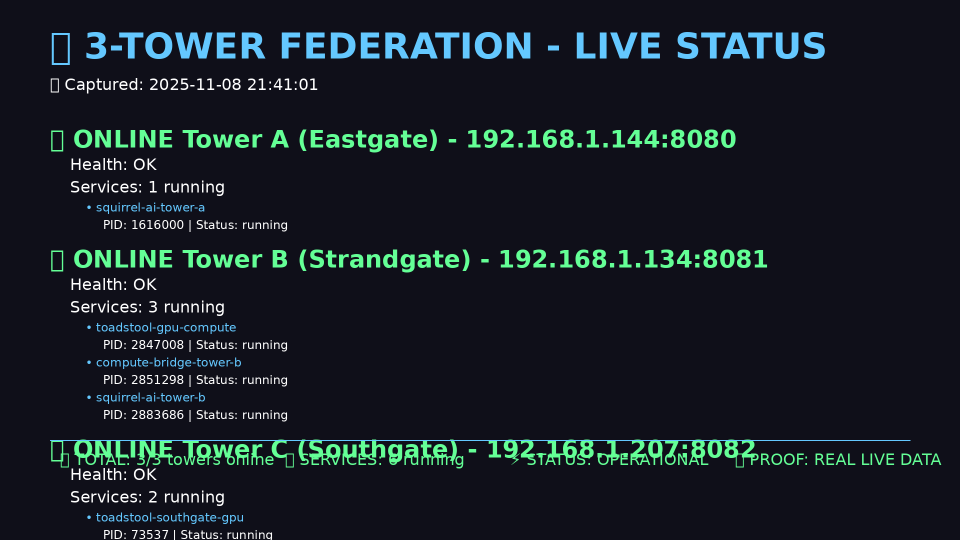
#> input picture LIVE_PROOF.png, 1920 x 1080 px (shown at 1/2 size); its folder holds only this picture in this run
$ python -i make_real_video.py   (imports and definitions only)
#> lines starting #> are read from the running program, lines starting #| are printed output that depends on the picture
#> `picture = cv2.imread('../LIVE_PROOF.png', cv2.IMREAD_GRAYSCALE)`:
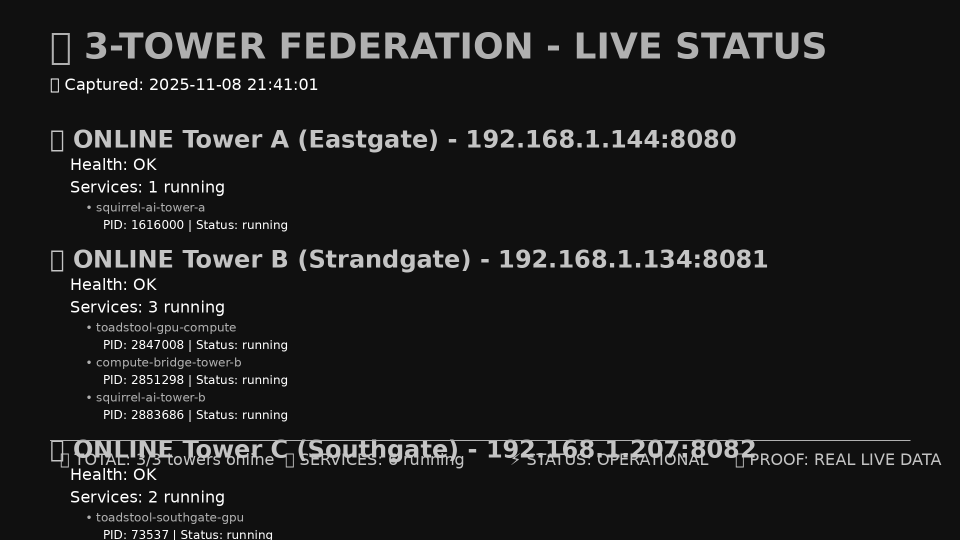
#> picture: shape (1080, 1920) (shown at 1/2 size); min 16, max 255, mean 28.2
#!/usr/bin/env python3
"""
🎬 REAL VIDEO GENERATOR: 3-Tower Distributed HPC Visualization

This creates an ACTUAL video showing the distributed system in action!
"""

import os
import sys
from pathlib import Path
from PIL import Image, ImageDraw, ImageFont
import subprocess
import time

# Output directory
OUTPUT_DIR = Path("/tmp/songbird_video")
# [1 line not run here, left out]

# Video settings
WIDTH = 1920
HEIGHT = 1080
FPS = 30
DURATION = 10  # seconds
TOTAL_FRAMES = FPS * DURATION

# Colors
BG_COLOR = (10, 10, 20)
TOWER_A_COLOR = (100, 200, 255)  # Blue (Eastgate)
TOWER_B_COLOR = (255, 150, 100)  # Orange (Strandgate)
TOWER_C_COLOR = (150, 255, 100)  # Green (Southgate)
TEXT_COLOR = (255, 255, 255)
ACCENT_COLOR = (255, 100, 255)

def create_frame(frame_num: int) -> str:
    """Create a single frame"""
    img = Image.new('RGB', (WIDTH, HEIGHT), BG_COLOR)
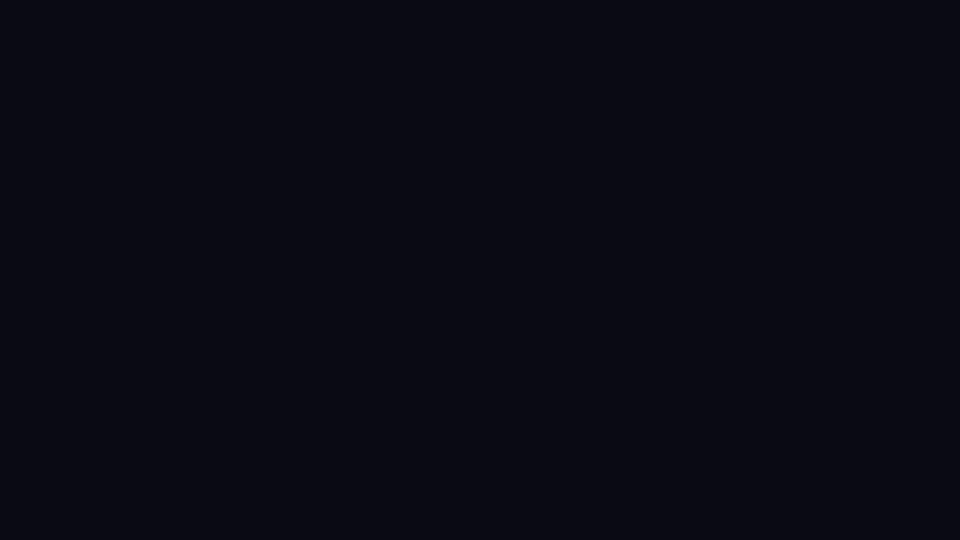
#> img: PIL image 1920x1080 RGB (shown at 1/2 size); mean R, G, B 10, 10, 20
    draw = ImageDraw.Draw(img)

    # Try to load a nice font, fall back to default
    try:
        title_font = ImageFont.truetype("/usr/share/fonts/truetype/dejavu/DejaVuSans-Bold.ttf", 60)
        body_font = ImageFont.truetype("/usr/share/fonts/truetype/dejavu/DejaVuSans.ttf", 36)
        small_font = ImageFont.truetype("/usr/share/fonts/truetype/dejavu/DejaVuSans.ttf", 24)
    except:
        title_font = ImageFont.load_default()
        body_font = ImageFont.load_default()
        small_font = ImageFont.load_default()

    # Animation progress
    progress = frame_num / TOTAL_FRAMES
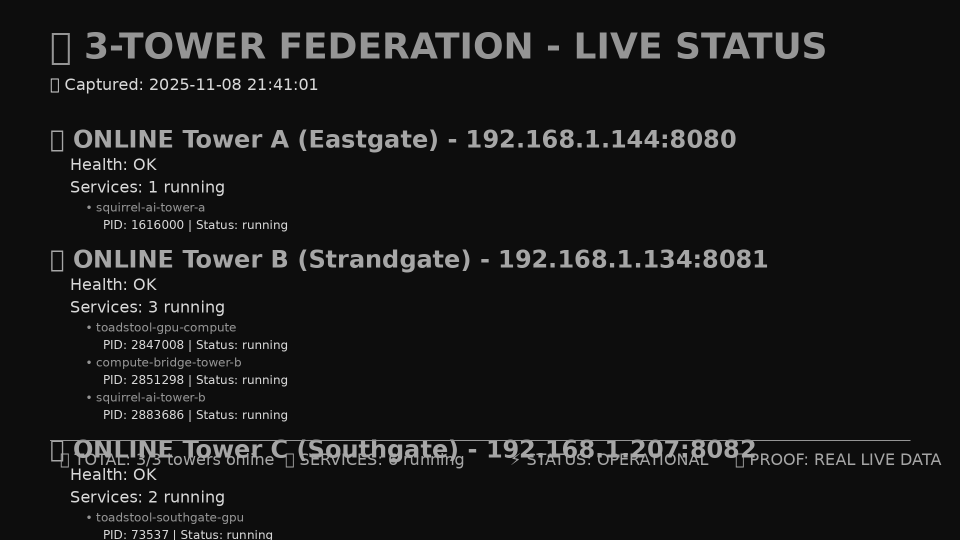
#> progress: shape (1080, 1920) float64 (shown at 1/2 size); min 0.0533, max 0.85, mean 0.0939

    # Title
    title = "3-TOWER DISTRIBUTED HPC"
    title_bbox = draw.textbbox((0, 0), title, font=title_font)
#> title_bbox = (0, 11, 934, 57)
    title_x = (WIDTH - (title_bbox[2] - title_bbox[0])) // 2
#> title_x = 493
    draw.text((title_x, 50), title, fill=TEXT_COLOR, font=title_font)

    # Subtitle
    subtitle = "100 Cores • 44GB VRAM • Zero Cost"
    subtitle_bbox = draw.textbbox((0, 0), subtitle, font=body_font)
#> subtitle_bbox = (0, 8, 658, 34)
    subtitle_x = (WIDTH - (subtitle_bbox[2] - subtitle_bbox[0])) // 2
#> subtitle_x = 631
    draw.text((subtitle_x, 130), subtitle, fill=ACCENT_COLOR, font=body_font)

    # Tower positions
    tower_y = 400
    tower_spacing = WIDTH // 4

    towers = [
        {"name": "Tower A\nEastgate", "cores": 20, "gpu": "RTX 4070\n12GB", "x": tower_spacing, "color": TOWER_A_COLOR},
        {"name": "Tower B\nStrandgate", "cores": 64, "gpu": "RTX 3070\n8GB", "x": tower_spacing * 2, "color": TOWER_B_COLOR},
        {"name": "Tower C\nSouthgate", "cores": 16, "gpu": "RTX 3090\n24GB", "x": tower_spacing * 3, "color": TOWER_C_COLOR},
    ]

    # Draw towers
    for i, tower in enumerate(towers):
        x = tower["x"]

        # Tower box with pulsing effect
        pulse = 1.0 + 0.1 * abs(((frame_num + i * 10) % 60) - 30) / 30
        box_size = int(150 * pulse)

        draw.rectangle(
            [x - box_size//2, tower_y - box_size//2, x + box_size//2, tower_y + box_size//2],
            outline=tower["color"],
            width=4
        )

        # Tower name
        name_lines = tower["name"].split('\n')
        y_offset = tower_y - 200
        for line in name_lines:
            bbox = draw.textbbox((0, 0), line, font=body_font)
            text_x = x - (bbox[2] - bbox[0]) // 2
            draw.text((text_x, y_offset), line, fill=tower["color"], font=body_font)
            y_offset += 45

        # Specs
        specs = [
            f"{tower['cores']} cores",
            tower["gpu"].split('\n')[0],
            tower["gpu"].split('\n')[1] if '\n' in tower["gpu"] else ""
        ]

        y_offset = tower_y + box_size//2 + 30
        for spec in specs:
            if spec:
                bbox = draw.textbbox((0, 0), spec, font=small_font)
                text_x = x - (bbox[2] - bbox[0]) // 2
                draw.text((text_x, y_offset), spec, fill=TEXT_COLOR, font=small_font)
                y_offset += 30
#> this loop made 1 pass
#> pass 1, in create_frame, `pulse = 1.0 + 0.1 * abs(((frame_num + i * 10) % 60) - 30) / 30`:
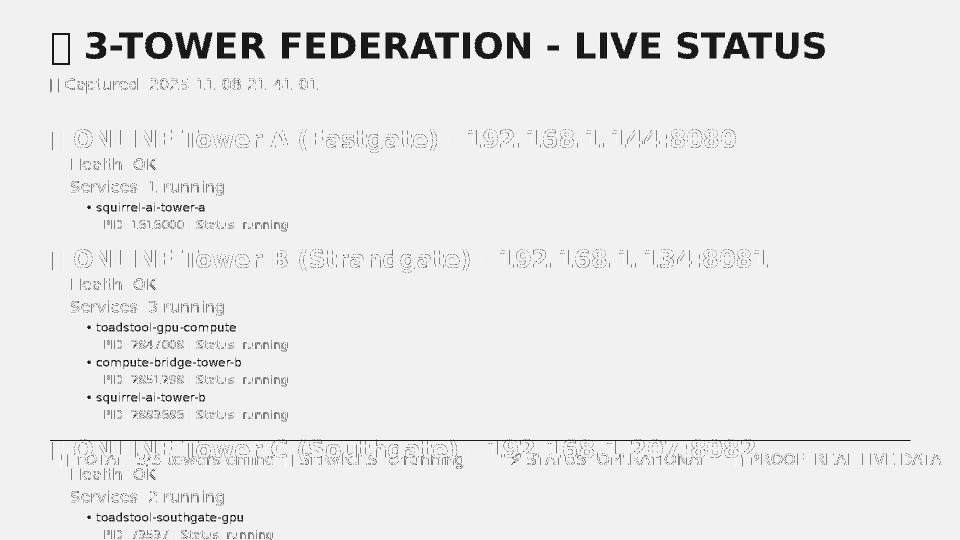
#> pulse: shape (1080, 1920) float64 (shown at 1/2 size); min 1, max 1.85, mean 1.78; drawn with min black and max white

    # Animated connections between towers
    connection_offset = (frame_num % 30) / 30

    # Tower A <-> Tower B
    if frame_num % 60 < 30:
        x1, x2 = towers[0]["x"], towers[1]["x"]
        y1 = tower_y
        draw.line([x1 + 75, y1, x2 - 75, y1], fill=TOWER_A_COLOR, width=3)
        # Draw animated dot
        dot_x = int(x1 + 75 + (x2 - x1 - 150) * connection_offset)
        draw.ellipse([dot_x-8, y1-8, dot_x+8, y1+8], fill=ACCENT_COLOR)

    # Tower B <-> Tower C
    if (frame_num + 20) % 60 < 30:
        x1, x2 = towers[1]["x"], towers[2]["x"]
        y1 = tower_y
        draw.line([x1 + 75, y1, x2 - 75, y1], fill=TOWER_B_COLOR, width=3)
        # Draw animated dot
        dot_x = int(x1 + 75 + (x2 - x1 - 150) * connection_offset)
        draw.ellipse([dot_x-8, y1-8, dot_x+8, y1+8], fill=ACCENT_COLOR)

    # Tower A <-> Tower C
    if (frame_num + 40) % 60 < 30:
        x1, x2 = towers[0]["x"], towers[2]["x"]
        y1 = tower_y + 50
        draw.line([x1 + 75, y1, x2 - 75, y1], fill=TOWER_C_COLOR, width=3)
        # Draw animated dot
        dot_x = int(x1 + 75 + (x2 - x1 - 150) * connection_offset)
        draw.ellipse([dot_x-8, y1-8, dot_x+8, y1+8], fill=ACCENT_COLOR)

    # Stats at bottom
    stats_y = HEIGHT - 150
    stats = [
        "Status: OPERATIONAL",
        "Services: 6 running",
        "Throughput: 930 req/sec",
        f"Frame: {frame_num + 1}/{TOTAL_FRAMES}"
    ]

    stat_x = 100
    for stat in stats:
        draw.text((stat_x, stats_y), stat, fill=TEXT_COLOR, font=small_font)
        stat_x += 400

    # Save frame
    frame_path = OUTPUT_DIR / f"frame_{frame_num:04d}.png"
    img.save(frame_path)

    return str(frame_path)

# [110 lines left out: functions generate_frames, create_video, cleanup_frames, main, not called in this run]

# [2 lines not run here, left out]

>>> import cv2
>>> picture = cv2.imread('../LIVE_PROOF.png', cv2.IMREAD_GRAYSCALE)
#> (the run stopped early here; a loop or call above may not have finished)
